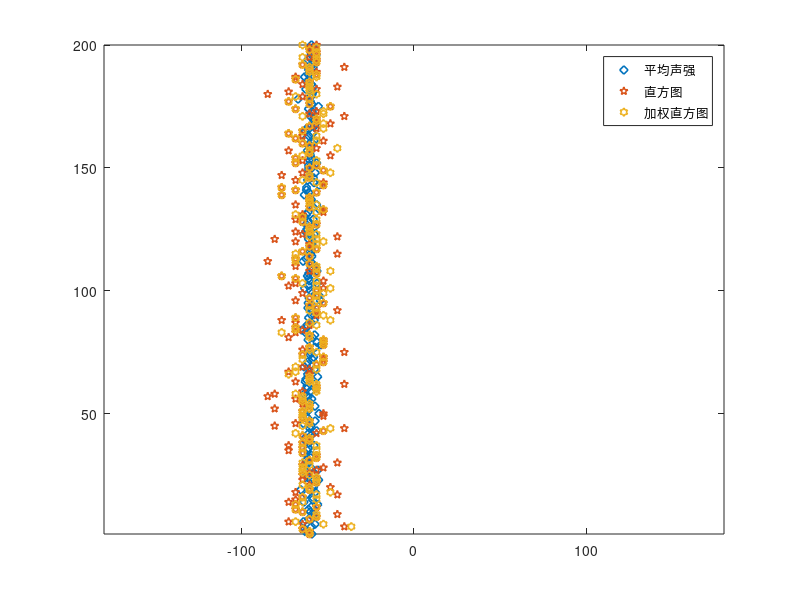
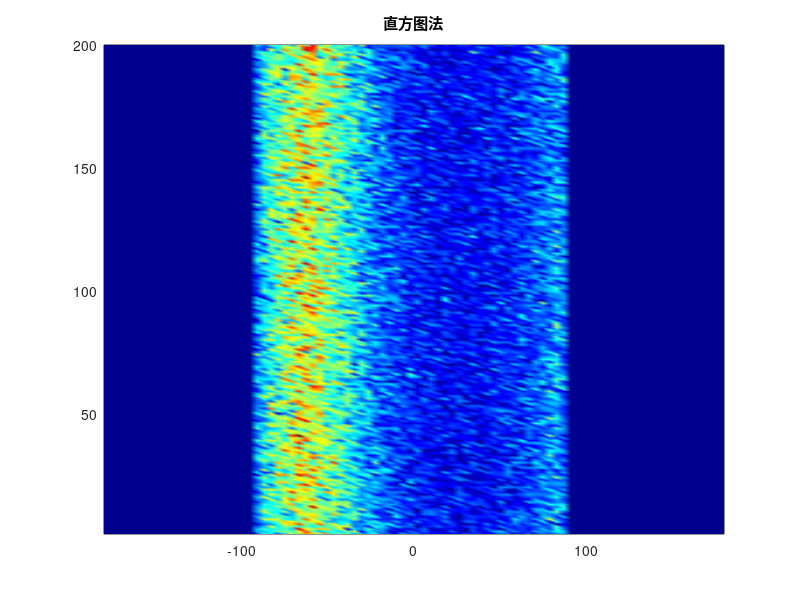
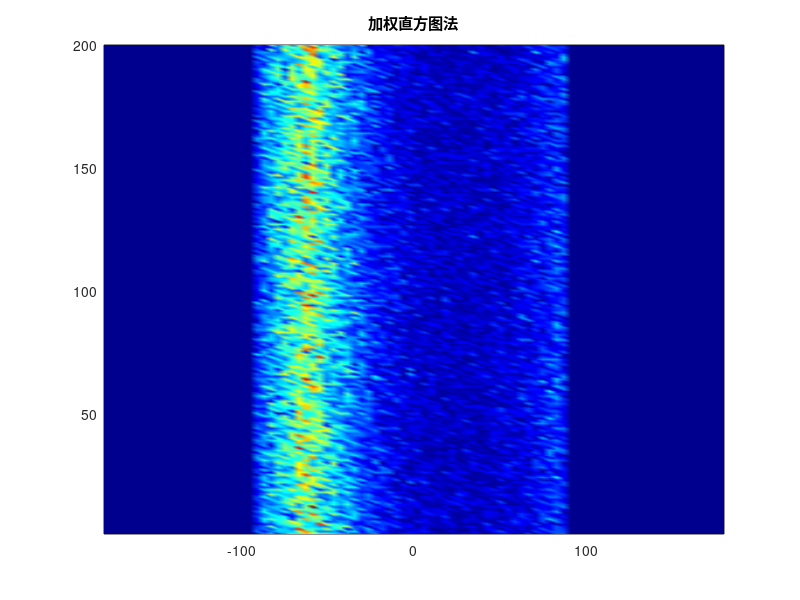
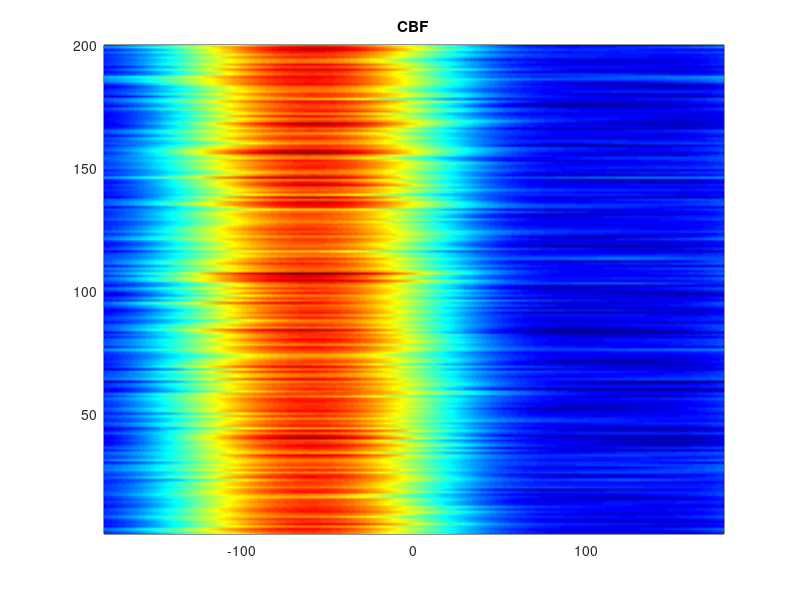

The MATLAB script that drew these images, in order:
% 矢量水听器DOA估计——单目标
clear ;close all;clc;
%% 信号
f1 = 60;
T = 400;
fs = 2048 ;
alpha = [-60] ;           % 方位角
theta = -180:1:180 ;
t = 0:1/fs:T-1/fs;
FL = 50;FH = 150 ;
noise = randn(1,T*fs);
b = fir1(128,[FL FH]/(fs/2)) ;
b2 = fir1(128,0.99) ;
noise2 = filter(b,1,noise) ;    % 带限噪声
xt =  0.1*sin(2*pi*f1*t) + 0.5*noise2 ;   % 构造声压通道信号：包含正弦信号与带限噪声
A = 3 ;
% 模拟矢量水听器的声压通道（p）和两个正交振速通道（x, y）
p = A*xt + filter(b2,1,randn(1,T*fs)) ;
x = A*xt .* cosd(alpha) + filter(b2,1,randn(1,T*fs)) ;
y = A*xt .* sind(alpha) + filter(b2,1,randn(1,T*fs)) ;
nbins = 90 ;    % 直方图这个地方取值不好设计，应该需要长时间积分

%% 处理
Nfft = 4096*2 ;
Len = 4096 ;
fLn = floor(FL/fs*Nfft)+1 ;
fHn = ceil(FH/fs*Nfft)+1 ;
% f1n = round(f1/fs*Nfft)+1 ;
% f2n = round(f2/fs*Nfft)+1 ;
Ktime = floor(T*fs/Len);
for k = 1 : Ktime
    % 当前数据段
    ptemp = p((k-1)*Len+1:k*Len) ;
    xtemp = x((k-1)*Len+1:k*Len) ;
    ytemp = y((k-1)*Len+1:k*Len) ;

    %% 平均声强器 —— 声压与振速的互谱实部
    Pf = fft(ptemp,Nfft)/Nfft ;
    Vx = fft(xtemp,Nfft)/Nfft ;
    Vy = fft(ytemp,Nfft)/Nfft ;

    Pvx = sum(Pf(fLn:fHn) .* conj(Vx(fLn:fHn))) ; % 共轭
    Pvy = sum(Pf(fLn:fHn) .* conj(Vy(fLn:fHn))) ;
    % 方位估计（取实部计算反正切）
    I1(k) = atand(real(Pvy)/real(Pvx));           % 各通道信号不存在相位差情况下取实部

    %% 直方图统计 —— 统计各频点角度估计的分布，取最大频次对应的角度
    Pvx2 = real(Pf(fLn:fHn) .* conj(Vx(fLn:fHn))) ;
    Pvy2 = real(Pf(fLn:fHn) .* conj(Vy(fLn:fHn))) ;
    Itemp = atand(Pvy2./Pvx2) ;
    % 统计角度直方图
    edges = linspace(-180, 180, nbins) ;
    N = histc(Itemp,edges); % 统计频次
    [~,pt] = max(N) ;
    I2_1(k) = (edges(pt)+edges(pt+1))/2;
    I2_2(k,:) = N;

    %% 加权直方图 —— 根据频谱幅度对角度估计进行加权统计，提高信噪比高的频点权重
    N2 = zeros(size(N)) ;
    Af = abs(Pf(fLn:fHn)) ;
    Afmean = mean(Af) ;
    AddN = round(Af./Afmean) ;  % 权值
    for k2 = 1 : length(Itemp) 
        for k3 = 1 : nbins
            if Itemp(k2)>edges(k3) && Itemp(k2)<edges(k3+1)
                N2(k3) = N2(k3) + AddN(k2);
                break ;
            end
        end
    end
    [~,v] = max(N2);
    I3_1(k) = (edges(v)+edges(v+1))/2;
    I3_2(k,:) = N2 ;

    %% DOA估计 —— CBF & MVDR & MUSIC
    Rx = [ptemp ;xtemp; ytemp]*[ptemp; xtemp; ytemp].'/Len ;    % 协方差矩阵
    invRx = inv(Rx+eye(3)*eps) ;    % 正则化逆矩阵
    % MUSIC算法：噪声子空间分解
    [V, D] = eig(Rx);
    [~, idx_sort] = sort(diag(D), 'descend');
    V = V(:, idx_sort);
    Rn = V(:, 2:3) * V(:, 2:3)'; % 噪声子空间投影矩阵
    for k3 = 1 : 361
        w = [1, cosd(theta(k3)), sind(theta(k3))]; % 导向矢量
        I4_cbf(k, k3) = w * Rx * w';               % CBF波束形成
        I4_mvdr(k, k3) = 1 / (w * invRx * w');     % MVDR波束形成
        I5_musuc(k, k3) = 1 / (w * Rn * w');       % MUSIC空间谱
    end
                 
end

%% 画图
figure ;
plot(I1,1:Ktime,'d','LineWidth',1.2);hold on;
plot(I2_1,1:Ktime,'p','LineWidth',1.2);hold on;
plot(I3_1,1:Ktime,'h','LineWidth',1.2) ;
legend('平均声强','直方图','加权直方图') ;
axis([-180 180 1 Ktime]);
figure;pcolor(linspace(-180,180,nbins),1:Ktime,I2_2);title('直方图法');shading interp;colormap(jet);
figure;pcolor(linspace(-180,180,nbins),1:Ktime,I3_2);title('加权直方图法');shading interp;colormap(jet);
figure;pcolor(theta,1:Ktime,10*log10(I4_cbf));title('CBF');shading interp;colormap(jet);
figure;pcolor(theta,1:Ktime,10*log10(I4_mvdr));title('MVDR');shading interp;colormap(jet);
figure;pcolor(theta,1:Ktime,10*log10(I5_musuc));title('MUSIC');shading interp;colormap(jet);

figure;
plot(theta,I4_cbf(1,:)/max(I4_cbf(1,:)));hold on
plot(theta,I4_mvdr(1,:)/max(I4_mvdr(1,:)));hold on
plot(theta,I5_musuc(1,:)/max(I5_musuc(1,:)));legend('CBF','MVDR','MUSIC') ;

figure;title('误差统计');
plot(I1-alpha);hold on ;
plot(I2_1-alpha);hold on ;
plot(I3_1-alpha);hold on ;
[~,v1] = max(I4_cbf.');
[~,v2] = max(I4_mvdr.');
[~,v3] = max(I5_musuc.');
plot(v1-alpha-1);hold on ;
plot(v2-alpha-1);hold on ;
plot(v3-alpha-1);hold on ;
legend('平均声强','直方图','加权直方图','CBF','MVDR','MUSIC');
disp(['平均声强  直方图  加权直方图  CBF  MVDR  MUSIC']);
Err=[mean(abs(I1-alpha)),mean(abs(I2_1-alpha)),mean(abs(I3_1-alpha)),mean(abs(v1-alpha-1)),mean(abs(v2-alpha-1)),mean(abs(v3-alpha-1))]


